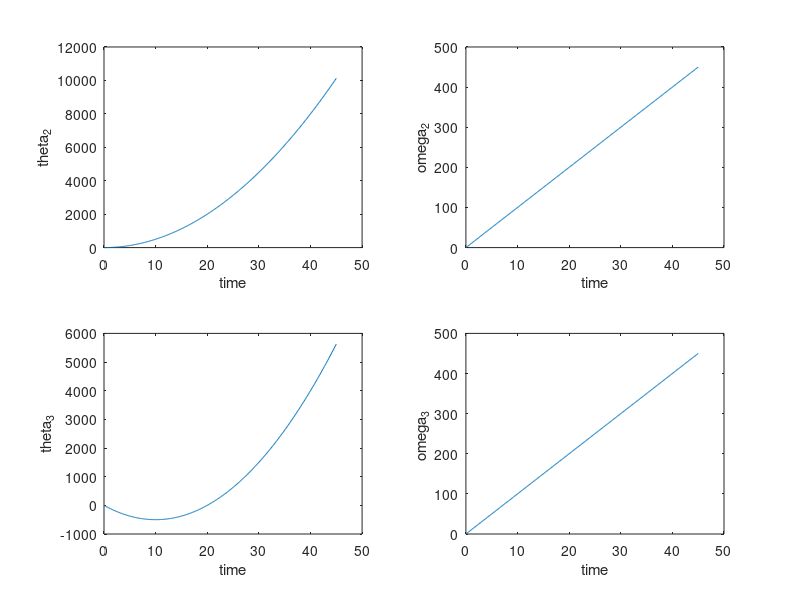

MATLAB code for this plot:
%%Gyro thing
function gyro

close all; clc; clear all;

t = 0:.1:45; %s
theta_2i = 0; %rad
omega_2i = 0; %rad/s
theta_3i = 0; %rad
omega_3i = 0; %rad/s
OMEGA_1 = 100; %rad/s
torque = 10; %rad/s^2
J1 = 1;
J2 = 1;
J3 = 1;

qi = [theta_2i; omega_2i; theta_3i; omega_3i]; %state vector
u = [OMEGA_1; torque]; %input vecotr
A = [0, 1,0,0; 0,0,0,0; 0, J1/J3,0,0; 0,0,0,0];
B = [0,0; 0, 1/J2; -J1/J3,0; 0, 1/J3];

[t, q] = ode45(@rhs, t, qi);

subplot(2,2,1)
plot(t,q(:,1));
xlabel("time"); ylabel("theta_2");
subplot(2,2,2)
plot(t,q(:,2));
xlabel("time"); ylabel("omega_2");
subplot(2,2,3)
plot(t,q(:,3));
xlabel("time"); ylabel("theta_3");
subplot(2,2,4)
plot(t,q(:,4));
xlabel("time"); ylabel("omega_3 ");
    function dqdt = rhs(t,q)
        dqdt = A*q + B*u;
    end
end